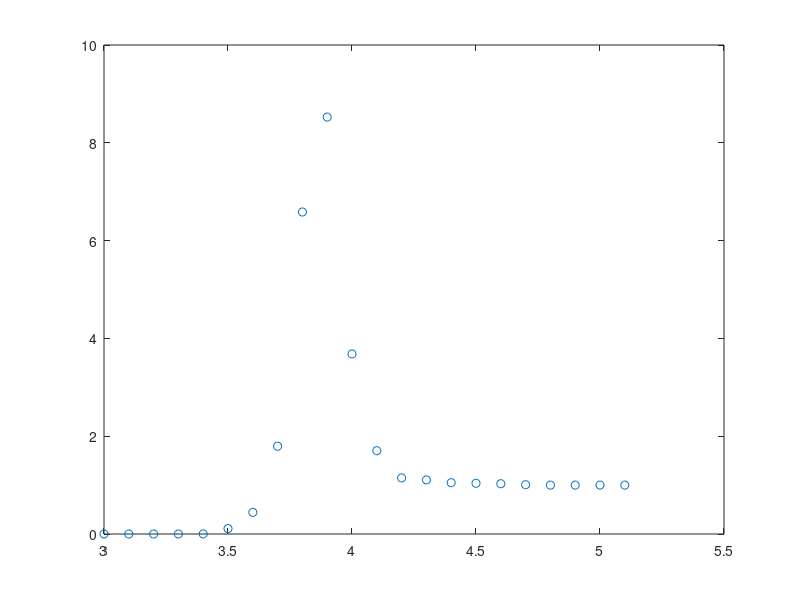

Write the MATLAB code that produced this figure. (Note: this script raises an error after producing the figure.)
% cureve for potential
x = [ 3, 3.1, 3.2, 3.3, 3.4, 3.5, 3.6, 3.7, 3.8, 3.9, 4.0, 4.1, 4.2, 4.3, 4.4, 4.5, 4.6, 4.7, 4.8, 4.9, 5, 5.1,];
y0 = [ 430, 304, 213, 72.6, 15.7, 5.43, 2.02, -1.45, -4.67, -5.31, -3.23, -1.32, -0.34, -0.25, -0.12, -0.09, -0.07, -0.02, 0, 0, 0, 0];
y = exp(-0.4036*y0)
%p = polyfit(x,y,12);

x1 = linspace(0, 10, 1000);
%y1 = polyval(p,x1);
figure
plot(x,y,'o')
hold on
plot(x1,den(x1))
hold on

u = @(x,y) 1+0.0001*x;
for a =3.7:0.2:6.8
    %CH1
    u1 = @(x,y) den(-x).*den(x-y).*den(2*a+y-x).*den(x+2*a).*den(-y-2*a);
    ymin = @(x) x-2*a;
    A = integral2(u1,-2*a,0, ymin, -2*a)
    %LK1
    ymax = @(x) x;
    u2 = @(x,y) den(-x).*den(-x).*den(x-y).*den(x-y).*den(y+2*a)
    B = integral2(u2,-2*a,0,-2*a, ymax)
    %LK2
    ymin = @(x) x;
    u3 = @(x,y) den(y-x).*den(-y).*den(y-x).*den(-y).*den(x+2*a)
    C = integral2(u3,-2*a,0, ymin,0)
    %LK3
    u4 = @(x,y) den(-x).*den(y).*den(x-y+2*a).*den(-x).*den(y)
    ymax = @(x) x+2*a;
    D = integral2(u4,-2*a, 0, 0,ymax)
    %CH2
    u5 = @(x,y) den(-x).*den(x+2*a).*den(y-x-2*a).*den(2*a-x).*den(y)
    ymin = @(x) x+2*a;
    E = integral2(u5,-2*a,0,ymin,2*a)
    %E = abs(integral2(u5,-2*a,0,ymin,2*a),'Method','iterated')
        % with more tolerance
    
end
plot(a,(A+E)/(C+D+E),'color',[0, 87, 3]/256, ...
    'LineWidth',1.5,'MarkerSize',1, ...
    'markerfacecolor',[155, 171, 145]/256, ...
     'LineStyle','-');
        
%% Function of probability density
function m=den(t)
    %m= 0.*(t>=0 & t<3.4)+(2*(t-3.4)).*(t>=3.4)+(-2*(t-3.9)).*(t>=3.9)
    m= 1+0.000001*t
    %m= 0.*(t>=0 & t<3.4)+(16*(t-3.4)).*(t>=3.4)+(-16*(t-3.5)-0.6).*(t>=4.0)
    %m= 0.0001*t.*(t>=0 & t<3.4)+(1.1*(t-3.4)).*(t>=3.4)+(2*(t-3.5)).*(t>=3.6)+(11*(t-3.6)).*(t>=3.6)+(34*(t-3.7)).*(t>=3.7)+(-30*(t-3.8)).*(t>=3.8)+(-62*(t-3.9)).*(t>=3.9)+(20*(t-4)).*(t>=4.0)+(19*(t-4.1)).*(t>=4.1)+(4.5*(t-4.2)).*(t>=4.2)+(0.3*(t-4.6)+0.12).*(t>=4.6)+(0.1*(t-6)).*(t>=6)
end

